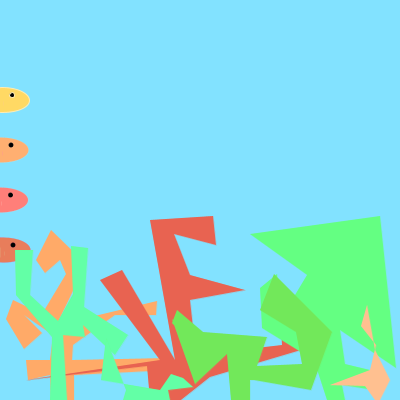
Frame 1 (no input)
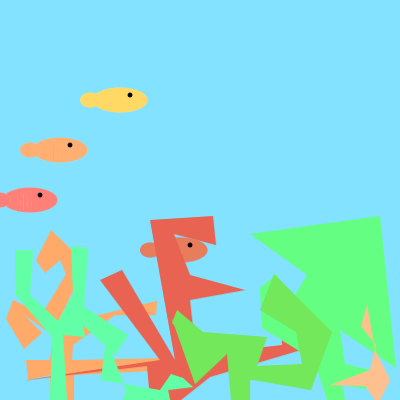
Frame 60 (the mouse pressed at the canvas centre just before this capture)
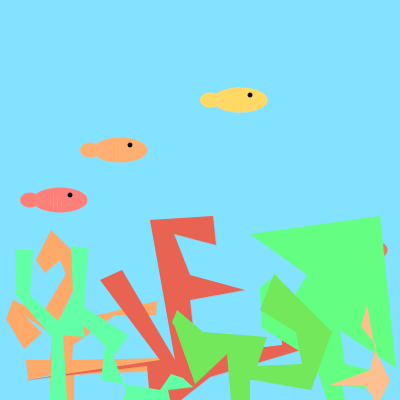
Frame 120 (the mouse held since frame 60 and released just before this capture)

The Processing sketch that drew these frames (run headless with seeded random() and noise(); from frame 60 on, the mouse is pressed at the canvas centre):

// Processing sketch: processing_12575
// ── processing_12575.pde

Fish myFish1;
Fish myFish2; 
Fish myFish3;
Fish myFish4;


void setup (){
  
  size (400,400);
  smooth ();
  
  myFish1 = new Fish(color(255, 217,100),0,100,2);
  myFish2 = new Fish(color(255,175,113),0,150,1);
  myFish3 = new Fish(color(232,125,91),0,250,3);
  myFish4 = new Fish(color(255,127,121),0,200,.5);

}

void draw() {
  
  background(130,226,255);
  myFish1.swim();
  myFish1.display();
  myFish2.swim();
  myFish2.display();
  myFish3.swim();
  myFish3.display();
  myFish4.swim();
  myFish4.display();
  
  fill (255, 170,104);
  stroke (255,170,104);
  beginShape();
  
  vertex (51,400);
  vertex (50, 375);
  vertex (28,380);
  vertex (26,360);
  vertex (50,360);
  vertex (53,335);
  vertex (24,315);
  vertex (42,333);
  vertex (24,349);
  vertex (6,319);
  vertex (13,300);
  vertex (42,314);
  vertex (66,274);
 vertex (60,260);
  vertex (45,273);
  vertex (36,260);
  vertex (51,230);
  vertex (86,264);
  vertex (58,322);
 vertex (78,323);
  vertex (78,320);
  vertex (157,301);
  vertex (156, 315);
  vertex (115,315);
  vertex (73,345);
  vertex (72,360);
  vertex (168,358);
  vertex (170,370);
  vertex (74,375);
  vertex (74,400);
  vertex (51,400);
  
  endShape();
  
  fill(232,99,81);
  stroke(232,99,81);
  beginShape();
  
  vertex (150,400);
  vertex (147,366);
  vertex (26,380);
  vertex (26,380);
  vertex (160,360);
  vertex (100,280);
  vertex (122,270);
  vertex (175,360);
  vertex (150,220);
  vertex (213,216);
  vertex (216,245);
  vertex (174,234);
  vertex (190,275);
  vertex (245,290);
  vertex (190,300);
  vertex (196,355);
  vertex (282,345);
  vertex (280,310);
  vertex (296,302);
  vertex (301,350);
  vertex (210,377);
  vertex (181,400);
  vertex (150,400);
  
  endShape();
  
  fill(100,255,130);
  stroke(100,255,130);
  
  beginShape();
  
  vertex (327,400);
  vertex (314,360);
  vertex (262,328);
  vertex (260,288);
  vertex (277,274);
  vertex (280,320);
  vertex (310,270);
  vertex (370,320);
  vertex (250,234);
  vertex (380,216);
  vertex (396,368);
  vertex (340,330);
  vertex (345,364);
  vertex (370,370);
  vertex (374,390);
  vertex (342,385);
  vertex (345,400);
  vertex (327,400);
  
  endShape();
  
 
  fill (99, 255, 166);
  
  smooth ();
  
  beginShape();
  
  vertex( 15, 250);
  vertex(16, 295);
  vertex(52, 337);
  vertex(50, 400);
  vertex(67, 400);
  vertex(63, 335);
  vertex(85, 337);
  vertex(83, 325); 
  vertex(115, 355);
  vertex(128, 335);
  vertex(84, 307);
  vertex(88, 248);
  vertex(71, 246);
  vertex(73, 294);
  vertex(58, 321);
  vertex(30, 295);
  vertex(33, 250);
  vertex(15, 250);
 endShape();
 
 beginShape();
   
   vertex(101, 380);
   vertex(106, 338);
   vertex(126, 390);
   vertex(123, 400);
   vertex(170, 400);
   vertex(168, 390);
   vertex(193, 387);
   vertex(183, 378);
   vertex(171, 374);
   vertex(160, 390);
   vertex (101, 380);
   
 endShape();

 fill (114,232,90);
 stroke (114,232,90);
 beginShape();
 
   vertex(172, 319);
   vertex(195, 384);
   vertex(227, 354);
   vertex(231, 400);
   vertex(250, 400);
   vertex(250, 380);
   vertex(254, 380);
   vertex(311, 390);
   vertex(332, 332);
   vertex(274, 274);
   vertex(260, 310);
   vertex(296, 332);
   vertex(302, 364);
   vertex(257, 366);
   vertex(267, 337);
   vertex(203, 332);
   vertex(177, 310);
   vertex(172, 323);
   vertex(202, 354);
   vertex(172, 319);
   
 endShape();
 
 fill(255,192,144);
 stroke(255,192,144);
 beginShape();
   
   vertex(330, 385);
   vertex(365, 386);
   vertex(375, 400);
   vertex(380, 400);
   vertex(390, 380);
   vertex(375, 350);
   vertex(367, 305);
   vertex(361, 326);
   vertex(376, 345);
   vertex(370, 370);
   vertex(330, 385);
   
 endShape();
 
}

class Fish { 
  color d;
  float xpos;
  float ypos;
  float xspeed;

  Fish(color tempD, float tempXpos, float tempYpos, float tempXspeed) { 
    d = tempD;
    xpos = tempXpos;
    ypos = tempYpos;
    xspeed = tempXspeed;
  }

  void display() {
    stroke(d/2);
    fill(d);
    ellipseMode(CENTER);
    ellipse(xpos,ypos,55,25);
    ellipse (xpos-30,ypos,20,15);
    fill(0);
    ellipse(xpos+10,ypos-5,5,5);
    stroke(d*2);
    strokeWeight(0);
    line (xpos-3, ypos-3, xpos-3, ypos+7);
    
    line (xpos+1,ypos+1,xpos+1,ypos+5);
    line (xpos-7,ypos-7,xpos-7,ypos+10);
    line (xpos-10,ypos,xpos-10,ypos+5);
    
    
    
    
  }

  void swim() {
    xpos = xpos + xspeed;
    if (xpos > height) {
      xpos = 1;
      

  
 /* background (130,226,255);*/
  
  

    }
  }
}
  
